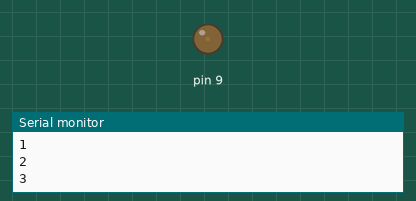
Simulated run of this sketch. Board: Arduino Uno, built with avr-gcc and run on an emulated ATmega328P. Parts: output pins drawn as LEDs (lit = HIGH), the last lines printed to the serial monitor.

Above: at 0.05 s.
At 3.45 s:
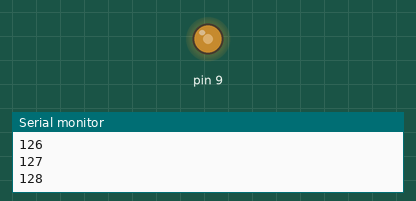
At 9.05 s:
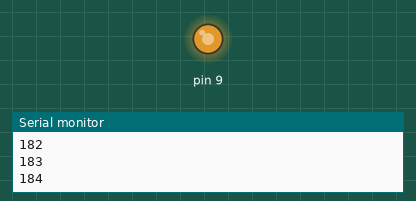
At 18.05 s:
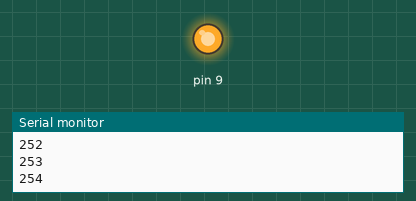
Timing chart, 0 to 23.5 s (numbered marks = the images above):
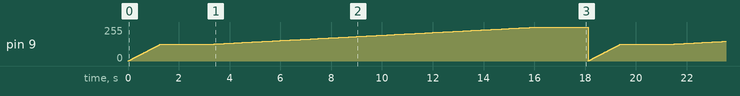

The sketch:

Servo360.ino
```cpp
void setup() {
  Serial.begin(9600);

}

void loop() {
  for(int i=0;i<255/2;i++){
    analogWrite(9,i);
    delay(10);
  Serial.println(i);
  }
  delay(2000);
  for(int i=255/2;i<255;i++){
      Serial.println(i);
    analogWrite(9,i);
    delay(100);
  }
  delay(2000);
}
```

Measured:
- by itself, pin 9: ramps from 0/255 to 254/255 and jumps back, once every 18.1 s
